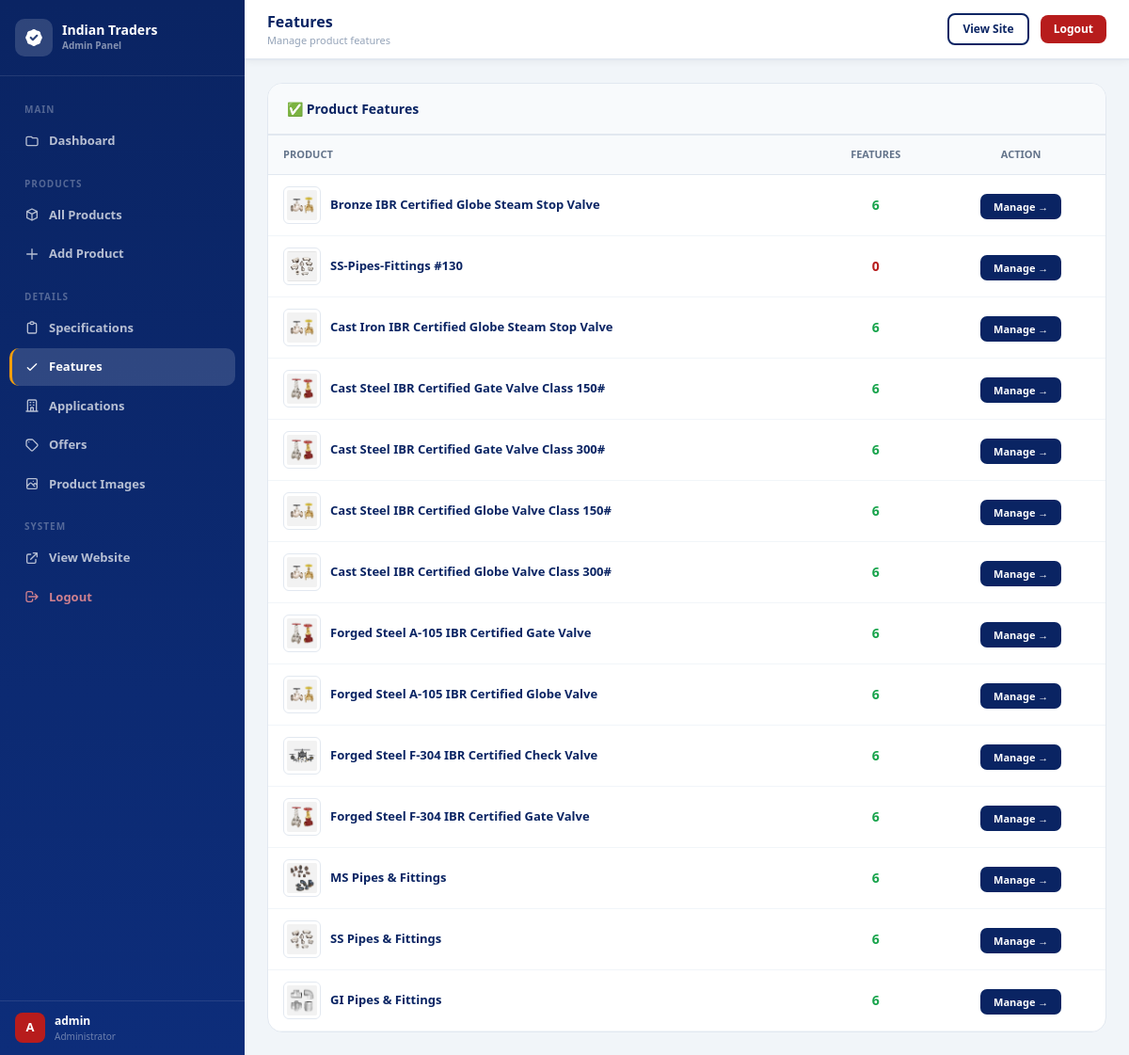
Page /admin/features.php (signed in) on the committed database.
### tables this page shows
CREATE TABLE `products` (
  `id` int(11) NOT NULL,
  `name` varchar(300) NOT NULL,
  `slug` varchar(300) NOT NULL,
  `subtitle` varchar(300) DEFAULT NULL,
  `description` text DEFAULT NULL,
  `image` varchar(300) DEFAULT './assets/images/Globe-Valve-1.png',
  `category` varchar(100) NOT NULL DEFAULT 'Gate / Globe Valves',
  `badge` varchar(50) DEFAULT NULL,
  `badge_color` varchar(100) DEFAULT 'bg-orange-600',
  `price_min` decimal(12,2) DEFAULT 0.00,
  `price_max` decimal(12,2) DEFAULT 0.00,
  `mrp` decimal(12,2) DEFAULT 0.00,
  `gst_percent` decimal(5,2) DEFAULT 18.00,
  `in_stock` tinyint(1) DEFAULT 1,
  `stock_label` varchar(50) DEFAULT 'In Stock',
  `ships_within` varchar(100) DEFAULT 'Ships within 24 hrs',
  `best_price` tinyint(1) DEFAULT 1,
  `min_order` int(11) DEFAULT 1,
  `min_order_unit` varchar(50) DEFAULT 'Piece',
  `delivery_days` varchar(50) DEFAULT '3–5 Days',
  `warranty` varchar(100) DEFAULT 'Mfr. Terms',
  `certification` varchar(100) DEFAULT 'ISO • IBR',
  `rating` decimal(3,1) DEFAULT 4.8,
  `orders_count` varchar(50) DEFAULT '1000+',
  `is_active` tinyint(1) DEFAULT 1,
  `sort_order` int(11) DEFAULT 0,
  `created_at` timestamp NOT NULL DEFAULT current_timestamp()
);

### admin/features.php (the view, shortened to what this page needs)
<?php
$conn = getConn();
$products = [];
$res = $conn->query("SELECT p.id, p.name, p.category, p.image, COUNT(pf.id) as feat_count FROM products p LEFT JOIN product_features pf ON p.id=pf.product_id WHERE p.is_active=1 GROUP BY p.id ORDER BY p.sort_order");
while($row = $res->fetch_assoc()) $products[] = $row;
include 'header.php';
?>
<div style="padding:24px;">
<div style="background:white;border-radius:16px;border:1.5px solid #e2e8f0;overflow:hidden;">
    <div style="background:#f8fafc;padding:16px 20px;border-bottom:2px solid #e2e8f0;">
        <h3 style="font-size:14px;font-weight:800;color:#0a2463;">✅ Product Features</h3>
    </div>
    <table style="width:100%;border-collapse:collapse;">
        <thead><tr style="background:#f8fafc;border-bottom:1.5px solid #e2e8f0;">
            <th style="padding:12px 16px;text-align:left;font-size:11px;font-weight:800;color:#64748b;text-transform:uppercase;">Product</th>
            <th style="padding:12px 16px;text-align:center;font-size:11px;font-weight:800;color:#64748b;text-transform:uppercase;">Features</th>
            <th style="padding:12px 16px;text-align:center;font-size:11px;font-weight:800;color:#64748b;text-transform:uppercase;">Action</th>
        </tr></thead>
        <tbody>
        <?php foreach($products as $p): ?>
        <tr style="border-bottom:1px solid #f1f5f9;" onmouseover="this.style.background='#f8faff'" onmouseout="this.style.background='white'">
            <td style="padding:12px 16px;">
                <div style="display:flex;align-items:center;gap:10px;">
                    <img src="../<?php echo htmlspecialchars(ltrim($p['image'],'./')); ?>" style="width:40px;height:40px;object-fit:contain;border-radius:6px;border:1px solid #e2e8f0;padding:3px;" onerror="this.style.display='none'">
                    <span style="font-size:13px;font-weight:700;color:#0a2463;"><?php echo htmlspecialchars($p['name']); ?></span>
                </div>
            </td>
            <td style="padding:12px 16px;text-align:center;font-size:14px;font-weight:800;color:<?php echo $p['feat_count']>0?'#16a34a':'#b71c1c'; ?>;"><?php echo $p['feat_count']; ?></td>
            <td style="padding:12px 16px;text-align:center;">
                <a href="product_edit.php?id=<?php echo $p['id']; ?>&tab=features" style="background:#0a2463;color:white;padding:6px 14px;border-radius:7px;font-size:11px;font-weight:700;text-decoration:none;">Manage →</a>
            </td>
        </tr>
        <?php endforeach; ?>
        </tbody>
    </table>
</div>
</div>
<?php include 'footer.php'; ?>

### rows in the picture
products: image (picture), name "Bronze IBR Certified Globe Steam Stop Valve", feat_count "6"
products: image (picture), name "SS-Pipes-Fittings #130", feat_count "0"
products: image (picture), name "Cast Iron IBR Certified Globe Steam Stop Valve", feat_count "6"
products: image (picture), name "Cast Steel IBR Certified Gate Valve Class 150#", feat_count "6"
products: image (picture), name "Cast Steel IBR Certified Gate Valve Class 300#", feat_count "6"
products: image (picture), name "Cast Steel IBR Certified Globe Valve Class 150#", feat_count "6"
products: image (picture), name "Cast Steel IBR Certified Globe Valve Class 300#", feat_count "6"
products: image (picture), name "Forged Steel A-105 IBR Certified Gate Valve", feat_count "6"
products: image (picture), name "Forged Steel A-105 IBR Certified Globe Valve", feat_count "6"
products: image (picture), name "Forged Steel F-304 IBR Certified Check Valve", feat_count "6"
products: image (picture), name "Forged Steel F-304 IBR Certified Gate Valve", feat_count "6"
products: image (picture), name "MS Pipes & Fittings", feat_count "6"
products: image (picture), name "SS Pipes & Fittings", feat_count "6"
products: image (picture), name "GI Pipes & Fittings", feat_count "6"

### other values in the picture
$_SESSION['admin_user'] "admin"
$pageTitle "Features"
$pageSubtitle "Manage product features"
